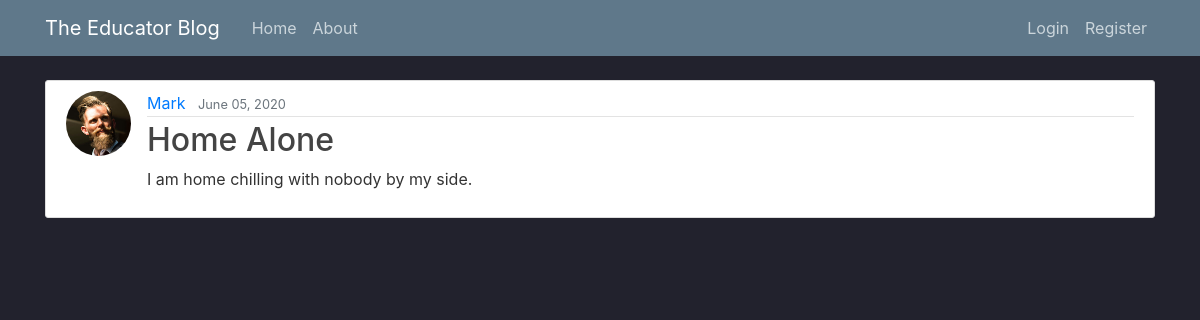
The app's page /post/1/ with its own data.
### blog/models.py (models this page shows, shortened)
class Post(models.Model):
    title = models.CharField(max_length=100)
    content = models.TextField()
    date_posted = models.DateTimeField(default=timezone.now)
    author = models.ForeignKey(User, on_delete=models.CASCADE)

### users/models.py (models this page shows, shortened)
class Profile(models.Model):
    user = models.OneToOneField(User, on_delete=models.CASCADE)
    image = models.ImageField(default='default.jpg', upload_to='profile_pics')

### blog/views.py (the view)
# urls.py: path('post/<int:pk>/', PostDetailView.as_view(), name='post-detail'),
class PostDetailView(DetailView):
    model = Post

### blog/templates/blog/post_detail.html (shortened to what this page needs)
{% extends "blog/base.html" %}
{% block content %}
<article class="media content-section">
    <img class="rounded-circle article-img" src="{{ object.author.profile.image.url }}">
    <div class="media-body">
        <div class="article-metadata">
            <a class="mr-2" href="#">{{ object.author }}</a>
            <small class="text-muted">{{ object.date_posted|date:"F d, Y" }}</small>
        </div>
        <h2 class="article-title">{{ object.title }}</h2>
        <p class="article-content">{{ object.content }}</p>
    </div>
</article>
{% endblock content %}

### blog/static/blog/main.css (style rules this page uses)
body { background: #22222D; color: #333333; margin-top: 5rem; }
h1, h2, h3, h4, h5, h6 { color: #444444; }
.content-section { background: #ffffff; padding: 10px 20px; border: 1px solid #dddddd; border-radius: 3px; margin-bottom: 20px; }
.article-title { color: #444444; }
.article-content { white-space: pre-line; }
.article-img { height: 65px; width: 65px; margin-right: 16px; }
.article-metadata { padding-bottom: 1px; margin-bottom: 4px; border-bottom: 1px solid #e3e3e3 }

### records on screen
Post: author.profile.image (picture), author "Mark", date_posted "June 05, 2020", title "Home Alone", content "I am home chilling with nobody by my side."
